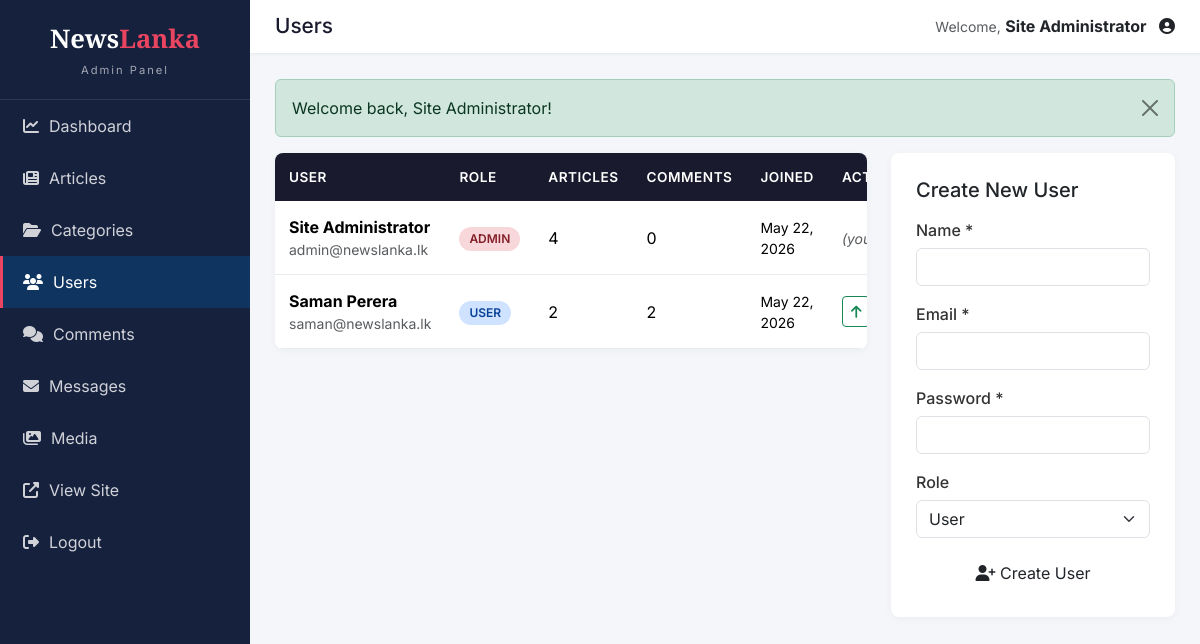
The page /admin/users.php (signed in) on the database its author committed.
### tables this page shows
CREATE TABLE users (
    id INT AUTO_INCREMENT PRIMARY KEY,
    name VARCHAR(100) NOT NULL,
    email VARCHAR(150) NOT NULL UNIQUE,
    password VARCHAR(255) NOT NULL,
    role ENUM('admin', 'user') NOT NULL DEFAULT 'user',
    avatar VARCHAR(255) DEFAULT NULL,
    bio TEXT DEFAULT NULL,
    created_at TIMESTAMP DEFAULT CURRENT_TIMESTAMP
);

### includes/functions.php (called while the page is built, shortened)
<?php
require_once __DIR__ . '/db.php';
require_once __DIR__ . '/auth.php';
function e($string) {
    return htmlspecialchars($string ?? '', ENT_QUOTES, 'UTF-8');
}
function flash($key, $message = null) {
    if ($message === null) {
        $msg = $_SESSION['flash'][$key] ?? null;
        return $msg;
    }
}
function format_date($date, $format = 'M d, Y') {
    return date($format, strtotime($date));
}

### includes/auth.php (called while the page is built, shortened)
<?php
require_once __DIR__ . '/functions.php';
function is_logged_in() {
    return isset($_SESSION['user_id']);
}
function current_user() {
    return [
        'id'    => $_SESSION['user_id'],
        'name'  => $_SESSION['user_name'],
        'email' => $_SESSION['user_email'] ?? '',
        'role'  => $_SESSION['user_role'],
    ];
}

### includes/db.php (called while the page is built, shortened)
<?php
class Database {
    private static $instance = null;
    private $pdo;
    private function __construct() {
        $dsn = "mysql:host=" . DB_HOST . ";dbname=" . DB_NAME . ";charset=" . DB_CHARSET;
        $options = [
            PDO::ATTR_ERRMODE            => PDO::ERRMODE_EXCEPTION,
            PDO::ATTR_DEFAULT_FETCH_MODE => PDO::FETCH_ASSOC,
            PDO::ATTR_EMULATE_PREPARES   => false,
        ];
        try {
            $this->pdo = new PDO($dsn, DB_USER, DB_PASS, $options);
        } catch (PDOException $e) {
            die("Database connection failed: " . $e->getMessage());
        }
    }
    public static function getInstance() {
        if (self::$instance === null) {
            self::$instance = new self();
        }
        return self::$instance;
    }
    public function getConnection() {
        return $this->pdo;
    }
}
function db() {
    return Database::getInstance()->getConnection();
}

### admin/users.php (the view, shortened to what this page needs)
<?php
require_once __DIR__ . '/../includes/functions.php';
$admin_page = 'users';
$page_title = 'Users';
$users = db()->query("
    SELECT u.*,
        (SELECT COUNT(*) FROM articles WHERE author_id = u.id) AS article_count,
        (SELECT COUNT(*) FROM comments WHERE user_id = u.id) AS comment_count
    FROM users u ORDER BY u.created_at DESC
")->fetchAll();
include __DIR__ . '/_layout_top.php';
?>
<div class="row g-4">
    <div class="col-lg-8">
        <div class="admin-table">
            <table class="table mb-0">
                <thead><tr><th>User</th><th>Role</th><th>Articles</th><th>Comments</th><th>Joined</th><th>Actions</th></tr></thead>
                <tbody>
                <?php foreach ($users as $u): ?>
                    <tr>
                        <td>
                            <strong><?= e($u['name']) ?></strong>
                            <div class="small text-muted"><?= e($u['email']) ?></div>
                        </td>
                        <td>
                            <span class="pill <?= $u['role'] === 'admin' ? 'pill-danger' : 'pill-info' ?>"><?= e($u['role']) ?></span>
                        </td>
                        <td><?= $u['article_count'] ?></td>
                        <td><?= $u['comment_count'] ?></td>
                        <td class="small"><?= format_date($u['created_at']) ?></td>
                        <td>
                            <?php if ($u['id'] === current_user()['id']): ?>
                                <em class="text-muted small">(you)</em>
                            <?php else: ?>
                                <?php if ($u['role'] === 'user'): ?>
                                    <form method="post" class="d-inline" data-confirm="Promote to admin?">
                                        <button class="btn btn-sm btn-outline-success" title="Promote to admin"><i class="fas fa-arrow-up"></i></button>
                                    </form>
                                <?php endif; ?>
                            <?php endif; ?>
                        </td>
                    </tr>
                <?php endforeach; ?>
                </tbody>
            </table>
        </div>
    </div>
    <div class="col-lg-4">
        <div class="form-card">
            <h5 class="mb-3">Create New User</h5>
            <form method="post">
                <div class="mb-3">
                    <label class="form-label">Name *</label>
                    <input type="text" name="name" class="form-control" required>
                </div>
                <div class="mb-3">
                    <label class="form-label">Email *</label>
                    <input type="email" name="email" class="form-control" required>
                </div>
                <div class="mb-3">
                    <label class="form-label">Password *</label>
                    <input type="password" name="password" class="form-control" required minlength="6">
                </div>
                <div class="mb-3">
                    <label class="form-label">Role</label>
                    <select name="role" class="form-select">
                        <option value="user">User</option>
                    </select>
                </div>
                <button class="btn btn-accent w-100"><i class="fas fa-user-plus"></i> Create User</button>
            </form>
        </div>
    </div>
</div>
<?php include __DIR__ . '/_layout_bottom.php'; ?>

### admin/_layout_top.php (shortened to what this page needs)
<?php
require_once __DIR__ . '/../includes/auth.php';
$admin_page = $admin_page ?? 'dashboard';
$page_title = $page_title ?? 'Admin';
?>
<!DOCTYPE html>
<html lang="en">
<head>
    <link rel="stylesheet" href="https://cdn.jsdelivr.net/npm/bootstrap@5.3.2/dist/css/bootstrap.min.css">
    <link rel="stylesheet" href="https://cdnjs.cloudflare.com/ajax/libs/font-awesome/6.4.2/css/all.min.css">
    <link rel="stylesheet" href="<?= SITE_URL ?>/assets/css/admin.css">
</head>
<body class="admin-body">
<div class="admin-wrap">
    <aside class="admin-sidebar">
        <div class="brand">
            <a href="index.php">News<span style="color:var(--admin-accent)">Lanka</span></a>
            <small>Admin Panel</small>
        </div>
        <ul>
            <li><a href="index.php"      class="<?= $admin_page === 'dashboard'  ? 'active' : '' ?>"><i class="fas fa-chart-line"></i> <span>Dashboard</span></a></li>
            <li><a href="articles.php"   class="<?= $admin_page === 'articles'   ? 'active' : '' ?>"><i class="fas fa-newspaper"></i> <span>Articles</span></a></li>
            <li><a href="categories.php" class="<?= $admin_page === 'categories' ? 'active' : '' ?>"><i class="fas fa-folder-open"></i> <span>Categories</span></a></li>
            <li><a href="users.php"      class="<?= $admin_page === 'users'      ? 'active' : '' ?>"><i class="fas fa-users"></i> <span>Users</span></a></li>
            <li><a href="comments.php"   class="<?= $admin_page === 'comments'   ? 'active' : '' ?>"><i class="fas fa-comments"></i> <span>Comments</span></a></li>
            <li><a href="messages.php"   class="<?= $admin_page === 'messages'   ? 'active' : '' ?>"><i class="fas fa-envelope"></i> <span>Messages</span></a></li>
            <li><a href="uploads.php"    class="<?= $admin_page === 'media'      ? 'active' : '' ?>"><i class="fas fa-images"></i> <span>Media</span></a></li>
            <li><a href="<?= SITE_URL ?>/index.php" target="_blank"><i class="fas fa-external-link-alt"></i> <span>View Site</span></a></li>
            <li><a href="<?= SITE_URL ?>/logout.php"><i class="fas fa-sign-out-alt"></i> <span>Logout</span></a></li>
        </ul>
    </aside>
    <main class="admin-main">
        <div class="admin-topbar">
            <h1 class="page-title"><?= e($page_title) ?></h1>
            <div>
                <span class="text-muted small">Welcome,</span>
                <strong><?= e(current_user()['name']) ?></strong>
                <i class="fas fa-user-circle text-accent ms-2"></i>
            </div>
        </div>
        <div class="admin-content">
            <?php if ($fs = flash('success')): ?>
                <div class="alert alert-success alert-dismissible fade show"><?= e($fs) ?><button type="button" class="btn-close" data-bs-dismiss="alert"></button></div>
            <?php endif; ?>

### public/assets/css/admin.css (style rules this page uses)
:root { --admin-primary: #1a1a2e; --admin-accent: #e94560; --admin-sidebar: #16213e; --admin-sidebar-active: #0f3460; }
body.admin-body { background: #f4f6f9; font-family: 'Inter', sans-serif; margin: 0; }
.admin-wrap { display: flex; min-height: 100vh; }
.admin-sidebar { width: 250px; background: var(--admin-sidebar); color: #fff; flex-shrink: 0; position: sticky; top: 0; height: 100vh; overflow-y: auto; }
.admin-sidebar .brand { padding: 20px; border-bottom: 1px solid rgba(255,255,255,0.1); text-align: center; }
.admin-sidebar .brand a { color: #fff; font-family: 'Playfair Display', serif; font-size: 1.6rem; font-weight: 900; text-decoration: none; }
.admin-sidebar .brand small { display: block; color: rgba(255,255,255,0.6); font-size: 0.7rem; letter-spacing: 2px; margin-top: 4px; }
.admin-sidebar ul { list-style: none; padding: 0; margin: 0; }
.admin-sidebar ul li a { display: flex; align-items: center; gap: 10px; padding: 14px 20px; color: rgba(255,255,255,0.8); text-decoration: none; border-left: 3px solid transparent; transition: all 0.2s; }
.admin-sidebar ul li a.active { background: var(--admin-sidebar-active); border-left-color: var(--admin-accent); color: #fff; }
.admin-main { flex: 1; padding: 0; }
.admin-topbar { background: #fff; padding: 14px 25px; border-bottom: 1px solid #e9ecef; display: flex; justify-content: space-between; align-items: center; box-shadow: 0 1px 3px rgba(0,0,0,0.04); }
.admin-topbar .page-title { font-size: 1.3rem; margin: 0; color: var(--admin-primary); }
.admin-content { padding: 25px; }
.admin-table { background: #fff; border-radius: 8px; overflow: hidden; box-shadow: 0 2px 8px rgba(0,0,0,0.04); }
.admin-table table { margin: 0; }
.admin-table thead th { background: var(--admin-primary); color: #fff; font-weight: 600; font-size: 0.85rem; text-transform: uppercase; letter-spacing: 0.5px; padding: 14px; border: none; }
.admin-table tbody td { padding: 14px; vertical-align: middle; border-bottom: 1px solid #e9ecef; }
.pill { display: inline-block; padding: 3px 10px; border-radius: 12px; font-size: 0.75rem; font-weight: 600; text-transform: uppercase; }
.pill-danger { background: #f8d7da; color: #842029; }
.pill-info { background: #cfe2ff; color: #084298; }
.form-card { background: #fff; border-radius: 8px; padding: 25px; box-shadow: 0 2px 8px rgba(0,0,0,0.04); }
.form-card label { font-weight: 500; color: #333; margin-bottom: 6px; }

### rows shown on the page
users: name "Site Administrator", email "admin@newslanka.lk", role "ADMIN", article_count "4", comment_count "0", created_at "May 22, 2026", shows "(you)"
users: name "Saman Perera", email "saman@newslanka.lk", role "USER", article_count "2", comment_count "2", created_at "May 22, 2026"

### other values the page prints
$page_title "Users"
$fs "Welcome back, Site Administrator!"
